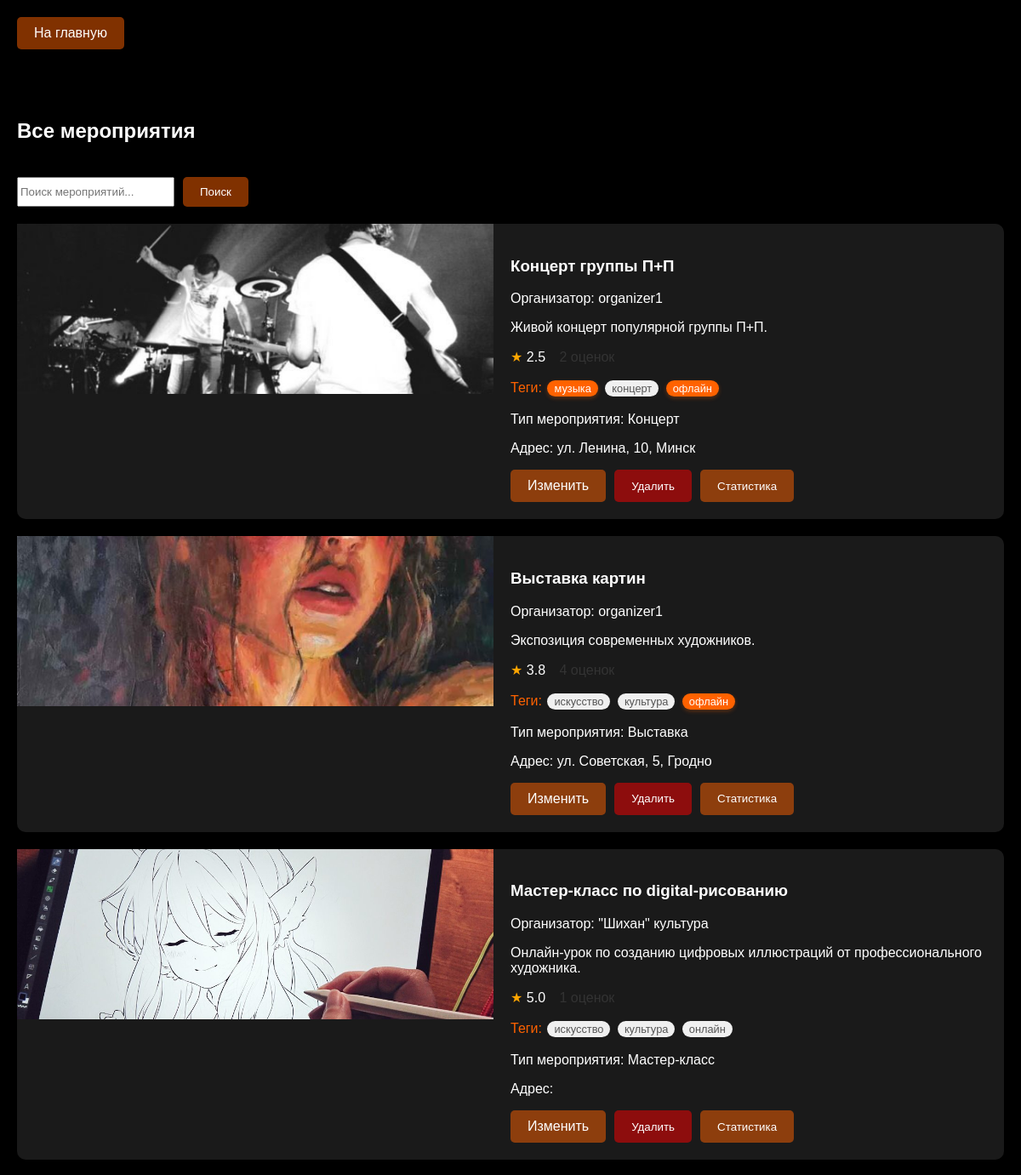
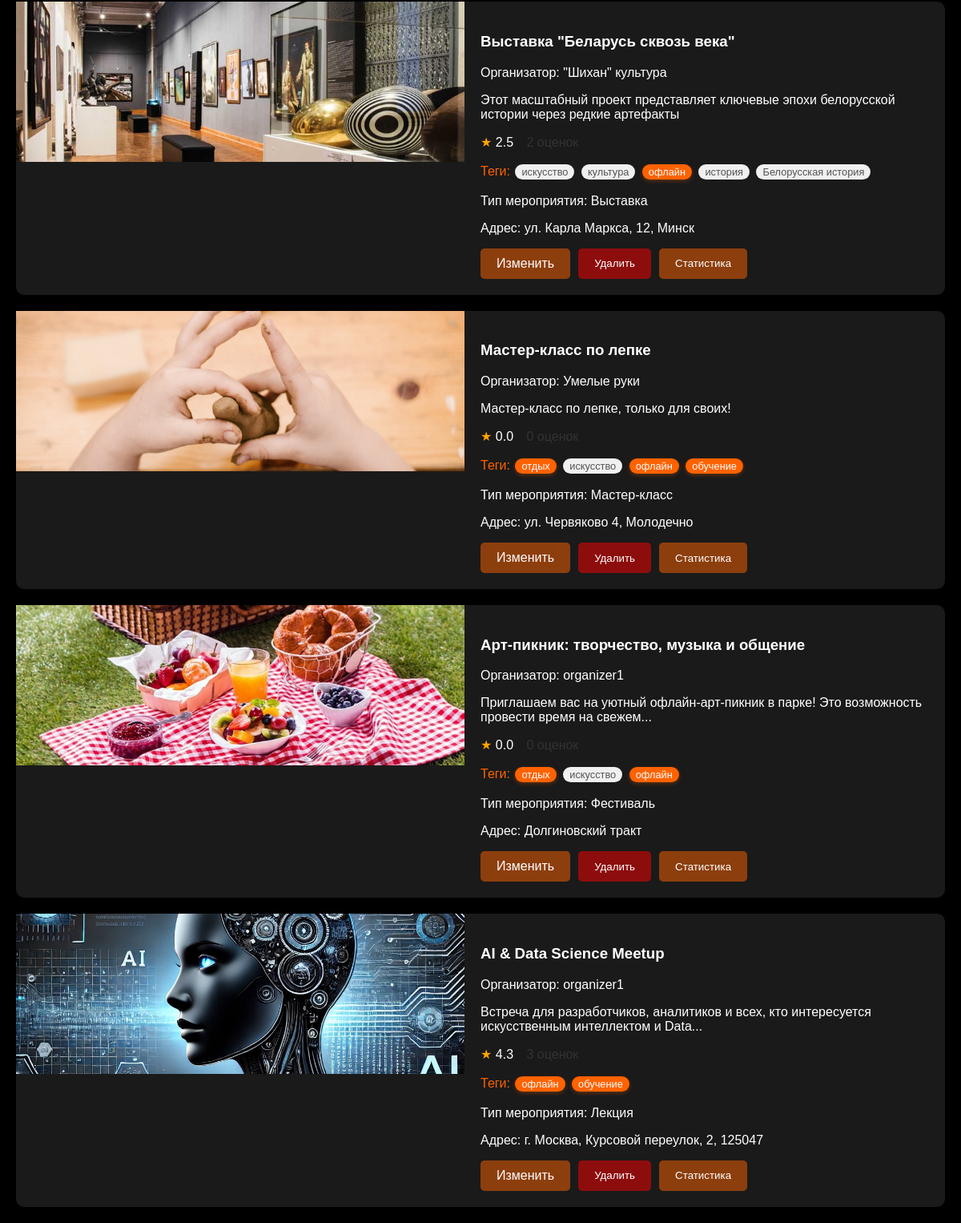
Screenshot of /all_events (signed in) with the database file from the repository (2 pictures, top to bottom).
### app/app.py (models this page shows, shortened)
class Event(db.Model):
    id = db.Column(db.Integer, primary_key=True)
    title = db.Column(db.String(100), nullable=False)
    description = db.Column(db.Text, nullable=False)
    organizer_id = db.Column(db.Integer, db.ForeignKey('user.id'), nullable=False)
    format = db.Column(db.String(20), nullable=False)  # 'online' или 'offline'
    location_name = db.Column(db.String(200))  # Название места
    location_address = db.Column(db.String(200))  # Физический адрес
    online_info = db.Column(db.Text)  # Информация для онлайн мероприятий
    date_time = db.Column(db.DateTime, nullable=False)
    duration = db.Column(db.Integer, nullable=False)
    image_url = db.Column(db.String(200))
    lat = db.Column(db.Float)
    lng = db.Column(db.Float)
    event_type = db.Column(db.String(50))
    created_at = db.Column(db.DateTime, default=datetime.utcnow)
    is_active = db.Column(db.Boolean, default=True)
    is_private = db.Column(db.Boolean, default=False)
    password = db.Column(db.String(100))  # Пароль для приватных мероприятий
    organizer = db.relationship('User', backref='events')
    tags = db.relationship('Tag', secondary='event_tag', backref='events')
    personalities = db.Column(db.JSON)
    user_statuses = db.relationship(
        'UserEventStatus',
        backref=db.backref('event', lazy='joined'),
        lazy='dynamic'
    )
    @hybrid_property
    def average_rating(self):
        return db.session.query(func.avg(Rating.rating)).filter(
            Rating.event_id == self.id
        ).scalar() or 0.0
    @property
    def ratings_count(self):
        return Rating.query.filter_by(event_id=self.id).count()
    @property
    def distance(self):
        return getattr(self, '_distance', None)

class User(db.Model):
    id = db.Column(db.Integer, primary_key=True)
    username = db.Column(db.String(50), unique=True, nullable=False)
    email = db.Column(db.String(100), unique=True, nullable=False)
    password = db.Column(db.String(100), nullable=False)
    role = db.Column(db.String(20), nullable=False, default='participant')
    email_confirmed = db.Column(db.Boolean, default=False)
    email_confirmed_on = db.Column(db.DateTime, nullable=True)
    description = db.Column(db.Text, nullable=True)
    is_private = db.Column(db.Boolean, default=False, nullable=False)
    occupation = db.Column(db.String(100), nullable=True)
    avatar_url = db.Column(db.String(200), nullable=True)
    validation = db.Column(db.String(20), nullable=True)
    comment = db.Column(db.Text, nullable=True)
    totp_secret = db.Column(db.String(32), nullable=True)
    is_2fa_enabled = db.Column(db.Boolean, default=False, nullable=False)
    is_blocked = db.Column(db.Boolean, default=False)
    blocked_until = db.Column(db.DateTime, nullable=True)
    block_reason = db.Column(db.Text, nullable=True)
    favorite_organizers = db.relationship(
        'User',
        secondary='user_organizer',
        primaryjoin='UserOrganizer.user_id == User.id',
        secondaryjoin='UserOrganizer.organizer_id == User.id',
        backref=db.backref('followers', lazy='dynamic')
    )
    favorite_tags = db.relationship(
        'Tag',
        secondary='user_tag',
        backref=db.backref('users_favorited', lazy='dynamic')
    )
    event_statuses = db.relationship(
        'UserEventStatus',
        backref=db.backref('user', lazy='joined'),
        lazy='dynamic'
    )

class Tag(db.Model):
    id = db.Column(db.Integer, primary_key=True)
    name = db.Column(db.String(50), unique=True, nullable=False)

### app/app.py (the view, shortened to what this page needs)
@app.route('/all_events')
def all_events():
    if 'username' not in session or session.get('role') not in ['moderator', 'admin']:
        return redirect(url_for('home'))
    search_query = request.args.get('search', '').strip()
    selected_tag = request.args.get('tag', '').strip()
    query = Event.query.filter_by(is_active=True)
    if selected_tag:
        tag = Tag.query.filter_by(name=selected_tag).first()
        if tag:
            query = query.join(Event.tags).filter(Tag.id == tag.id)
    events = query.all()
    tags = Tag.query.all()
    return render_template('all_events.html',
                         events=events,
                         tags=tags,
                         search_query=search_query,
                         selected_tag=selected_tag)

### app/app.py (called while the page is built)
@app.before_request
def make_session_permanent():
    session.permanent = True

@app.context_processor
def inject_nearby_status():
    return {'nearby_filter_active': 'nearby' in request.args}

@app.context_processor
def inject_validation_counts():
    if 'username' in session and session.get('role') in ['moderator', 'admin']:
        pending_organizers = User.query.filter_by(validation='organizer').count()
        if session['role'] == 'admin':
            pending_moderators = User.query.filter_by(validation='moderator').count()
        else:
            pending_moderators = 0
        return {'pending_organizers': pending_organizers, 'pending_moderators': pending_moderators}
    return {}

@app.context_processor
def inject_notifications():
    notifications = {}
    if 'username' in session:
        user = User.query.filter_by(username=session['username']).first()
        if user:
            notifications['pending_friend_requests'] = Friendship.query.filter_by(
                friend_id=user.id,
                status='pending'
            ).count()
            notifications['unread_invitations'] = Recommendation.query.filter_by(
                receiver_id=user.id,
            ).count()
    return notifications

@app.context_processor
def inject_user():
    if 'username' in session:
        user = User.query.filter_by(username=session['username']).first()
        return {'current_user': user}
    return {}

### app/templates/all_events.html (shortened to what this page needs)
<!DOCTYPE html>
<html>
<head>
    <link rel="stylesheet" href="{{ url_for('static', filename='styles.css') }}">
</head>
<body>
    <div class="header">
        <a href="{{ url_for('home') }}" class="menu-btn">На главную</a>
    </div>
    <div class="posts-container">
        <h2>Все мероприятия</h2>
        <form method="GET" action="{{ url_for('all_events') }}" class="search-form">
            <div class="search-container">
                <input type="text" name="search" placeholder="Поиск мероприятий..."
                       value="{{ request.args.get('search', '') }}">
                <button type="submit" class="menu-btn">Поиск</button>
            </div>
        </form>
        {% for event in events %}
        <div class="post">
            <img class="post-image"
                 src="{{ url_for('static', filename=event.image_url) if event.image_url else url_for('static', filename='images/no-image.jpg') }}"
                 alt="{{ event.title }}"
                 onerror="this.onerror=null;this.src='{{ url_for('static', filename='images/no-image.jpg') }}'">
            <div class="post-content">
                <h3>{{ event.title }}</h3>
                <p>Организатор: {{ event.organizer.username }}</p>
                <p>{{ event.description|truncate(100) }}</p>
                <p class="rating">
                        <span class="star" style="color: #ffa500;">★</span>
                        <span class="average-rating" style="margin-right: 12px;">{{ "%.1f"|format(event.average_rating) }}</span>
                        <span class="ratings-count" style="color: #333333;"> {{ event.ratings_count }} оценок</span>
                    </p>
                    <p class="tags">Теги:
                        {% for tag in event.tags %}
                            <span class="tag
                                {% if session.username %}
                                    {% if tag in current_user.favorite_tags %}favorite-tag{% endif %}
                                {% endif %}">
                                {{ tag.name }}
                            </span>
                        {% endfor %}
                    </p>
                <p>Тип мероприятия: {{ event.event_type }}</p>
                <p>Адрес: {{ event.location_address }}</p>
                <div class="event-actions">
                    <a href="{{ url_for('edit_event', event_id=event.id) }}" class="menu-btn">Изменить</a>
                    <button onclick="confirmDelete({{ event.id }})" class="menu-btn delete-btn">Удалить</button>
                    <button onclick="showEventStats(event, {{ event.id }})" class="menu-btn stats-btn">Статистика</button>
                </div>
            </div>
        </div>
        {% endfor %}
    </div>
</body>
</html>

### app/static/styles.css (style rules this page uses)
body { margin: 0; padding: 0; background: #000000; color: #ffffff; font-family: Arial, sans-serif; }
.header { background: rgba(0, 0, 0, 0.8); padding: 20px; display: flex; align-items: center; justify-content: space-between; position: fixed; width: 100%; top: 0; z-index: 1000; }
.menu-btn { padding: 10px 20px; background: rgba(255, 98, 0, 0.5); border: none; color: white; cursor: pointer; border-radius: 5px; transition: background 0.3s ease; text-decoration: none; }
.search-container { display: flex; gap: 10px; }
.posts-container { margin-top: 100px; padding: 20px; display: grid; gap: 20px; }
.post { display: flex; background: #1a1a1a; border-radius: 10px; overflow: hidden; cursor: pointer; transition: transform 0.2s; position: relative; overflow: visible !important; }
.post-image { width: 50%; height: 200px; object-fit: cover; position: sticky; top: 0; }
.post-content { width: 50%; padding: 20px; }
.tags { color: #ff6200; }
.tag { display: inline-block; background-color: #f0f0f0; padding: 2px 8px; margin: 2px; border-radius: 12px; font-size: 0.8em; color: #555; transition: all 0.3s ease; }
.tag.favorite-tag { background-color: #ff6200; color: white; box-shadow: 0 2px 5px rgba(255, 98, 0, 0.3); }
.event-actions { display: flex; gap: 10px; margin-top: 15px; }
.delete-btn { background: rgba(255, 0, 0, 0.5); }
.header .menu-btn:last-child { margin-right: 50px; }
.stats-btn { background: rgba(255, 98, 0, 0.5) !important; }

### rows the page displays
Event: image_url (picture), title "Концерт группы П+П", organizer.username "organizer1", description "Живой концерт популярной группы П+П.", average_rating "2.5", ratings_count "2", event_type "Концерт", location_address "ул. Ленина, 10, Минск"
Tag: name "музыка"
Tag: name "концерт"
Tag: name "офлайн"
Event: image_url (picture), title "Выставка картин", organizer.username "organizer1", description "Экспозиция современных художников.", average_rating "3.8", ratings_count "4", event_type "Выставка", location_address "ул. Советская, 5, Гродно"
Tag: name "искусство"
Tag: name "культура"
Event: image_url (picture), title "Мастер-класс по digital-рисованию", organizer.username "\"Шихан\" культура", description "Онлайн-урок по созданию цифровых иллюстраций от профессионального художника.", average_rating "5.0", ratings_count "1", event_type "Мастер-класс"
Tag: name "онлайн"
Event: image_url (picture), title "Выставка \"Беларусь сквозь века\"", organizer.username "\"Шихан\" культура", description "Этот масштабный проект представляет ключевые эпохи белорусской истории через редкие артефакты", average_rating "2.5", ratings_count "2", event_type "Выставка", location_address "ул. Карла Маркса, 12, Минск"
Tag: name "история"
Tag: name "Белорусская история"
Event: image_url (picture), title "Мастер-класс по лепке", organizer.username "Умелые руки", description "Мастер-класс по лепке, только для своих!", average_rating "0.0", ratings_count "0", event_type "Мастер-класс", location_address "ул. Червяково 4, Молодечно"
Tag: name "отдых"
Tag: name "обучение"
Event: image_url (picture), title "Арт-пикник: творчество, музыка и общение", organizer.username "organizer1", description "Приглашаем вас на уютный офлайн-арт-пикник в парке! Это возможность провести время на свежем...", average_rating "0.0", ratings_count "0", event_type "Фестиваль", location_address "Долгиновский тракт"
Event: image_url (picture), title "AI & Data Science Meetup", organizer.username "organizer1", description "Встреча для разработчиков, аналитиков и всех, кто интересуется искусственным интеллектом и Data...", average_rating "4.3", ratings_count "3", event_type "Лекция", location_address "г. Москва, Курсовой переулок, 2, 125047"
